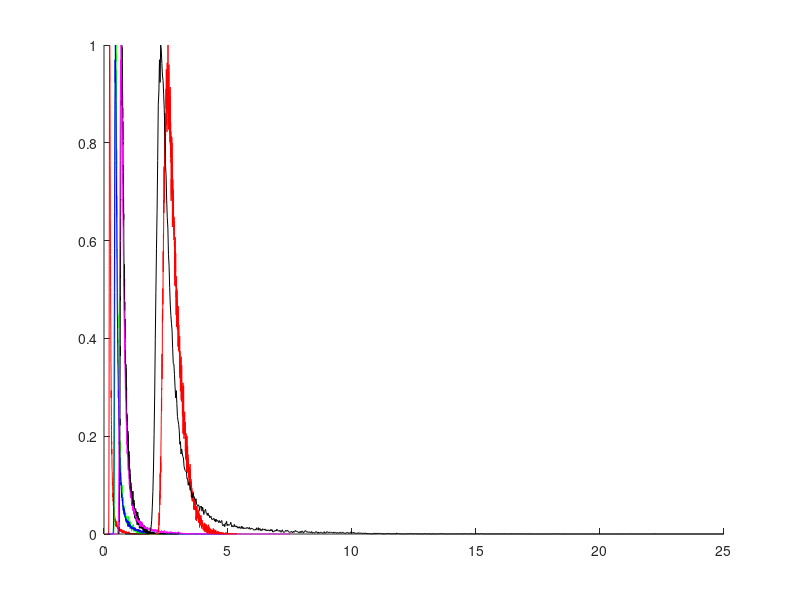

This figure's MATLAB source:
function test
    N_bins = 1000;
    
    figure(1)
    hold on
    
    d1 = load('e1.csv');
    [y1, x1] = hist(d1, N_bins);
    plot(x1,y1/max(y1),'r')
    
    d2 = load('e2.csv');
    [y2, x2] = hist(d2, N_bins);
    plot(x2,y2/max(y2),'g')
    
    d2f = 2*d1;
    [y2f, x2f] = hist(d2f, N_bins);
    plot(x2f,y2f/max(y2f),'b')
    
    d3 = load('e3.csv');
    [y3, x3] = hist(d3, N_bins);
    plot(x3,y3/max(y3),'k')
    
    d3f = 3*d1;
    [y3f, x3f] = hist(d3f, N_bins);
    plot(x3f,y3f/max(y3f),'m')
    
    d10 = load('e10.csv');
    [y10, x10] = hist(d10, N_bins);
    plot(x10,y10/max(y10),'r')
    
    d10f = 10*d1;
    [y10f, x10f] = hist(d10f, N_bins);
    plot(x10f,y10f/max(y10f),'k')
       
    hold off
end